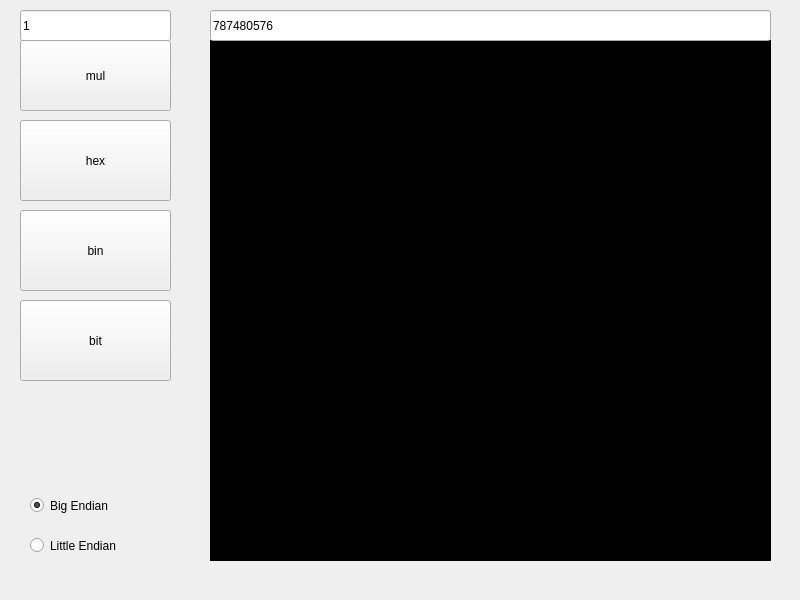
<?xml version="1.0" encoding="UTF-8"?>
<ui version="4.0">
 <class>Converter</class>
 <widget class="QWidget" name="Converter">
  <property name="geometry">
   <rect>
    <x>0</x>
    <y>0</y>
    <width>800</width>
    <height>600</height>
   </rect>
  </property>
  <property name="windowTitle">
   <string>Converter</string>
  </property>
  <widget class="QPushButton" name="binButton">
   <property name="geometry">
    <rect>
     <x>20</x>
     <y>210</y>
     <width>151</width>
     <height>81</height>
    </rect>
   </property>
   <property name="styleSheet">
    <string notr="true"/>
   </property>
   <property name="text">
    <string>bin</string>
   </property>
  </widget>
  <widget class="QTextBrowser" name="console">
   <property name="geometry">
    <rect>
     <x>210</x>
     <y>40</y>
     <width>561</width>
     <height>521</height>
    </rect>
   </property>
   <property name="styleSheet">
    <string notr="true">background-color:black;
color:white;</string>
   </property>
  </widget>
  <widget class="QLineEdit" name="numPanel">
   <property name="geometry">
    <rect>
     <x>210</x>
     <y>10</y>
     <width>561</width>
     <height>31</height>
    </rect>
   </property>
   <property name="text">
    <string>787480576</string>
   </property>
  </widget>
  <widget class="QLineEdit" name="multiplier">
   <property name="geometry">
    <rect>
     <x>20</x>
     <y>10</y>
     <width>151</width>
     <height>31</height>
    </rect>
   </property>
   <property name="text">
    <string>1</string>
   </property>
  </widget>
  <widget class="QPushButton" name="bitButton">
   <property name="geometry">
    <rect>
     <x>20</x>
     <y>300</y>
     <width>151</width>
     <height>81</height>
    </rect>
   </property>
   <property name="text">
    <string>bit</string>
   </property>
  </widget>
  <widget class="QPushButton" name="hexButton">
   <property name="geometry">
    <rect>
     <x>20</x>
     <y>120</y>
     <width>151</width>
     <height>81</height>
    </rect>
   </property>
   <property name="styleSheet">
    <string notr="true"/>
   </property>
   <property name="text">
    <string>hex</string>
   </property>
  </widget>
  <widget class="QRadioButton" name="radioBigButton">
   <property name="geometry">
    <rect>
     <x>30</x>
     <y>490</y>
     <width>99</width>
     <height>31</height>
    </rect>
   </property>
   <property name="text">
    <string>Big Endian</string>
   </property>
   <property name="checked">
    <bool>true</bool>
   </property>
  </widget>
  <widget class="QRadioButton" name="radioLittleButton">
   <property name="geometry">
    <rect>
     <x>30</x>
     <y>530</y>
     <width>99</width>
     <height>31</height>
    </rect>
   </property>
   <property name="text">
    <string>Little Endian</string>
   </property>
  </widget>
  <widget class="QPushButton" name="mulButton">
   <property name="geometry">
    <rect>
     <x>20</x>
     <y>40</y>
     <width>151</width>
     <height>71</height>
    </rect>
   </property>
   <property name="styleSheet">
    <string notr="true"/>
   </property>
   <property name="text">
    <string>mul</string>
   </property>
  </widget>
 </widget>
 <resources/>
 <connections/>
</ui>
